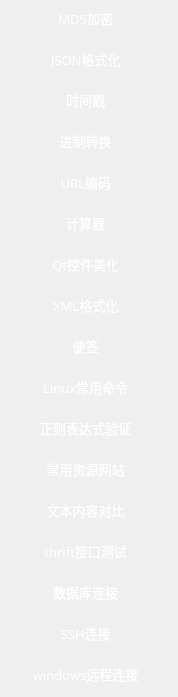
        <widget class="QWidget" name="scrollAreaWidgetContents">
         <property name="geometry">
          <rect>
           <x>0</x>
           <y>0</y>
           <width>178</width>
           <height>697</height>
          </rect>
         </property>
         <property name="cursor">
          <cursorShape>PointingHandCursor</cursorShape>
         </property>
         <property name="styleSheet">
          <string notr="true">#scrollAreaWidgetContents{
background-color: rgba(255, 255, 255, 0);
}

QToolButton {
    qproperty-iconSize: 22px 22px;
	padding-left: 0px;
	background-color: rgba(255, 255, 255, 0);
	border: none;
	border-radius:5px;
	color: rgb(255, 255, 255);
	text-align: center;
}

QToolButton::menu-indicator { 
	image: None;
}

QToolButton:hover {
	border-radius:5px;
	color: rgb(255, 255, 255);
	
	
	background-color: rgb(24, 26, 29);
	border: none;
}
 
QToolButton:checked {
	border-radius:5px;
	color: rgb(255, 255, 255);
	background-color: rgb(24, 26, 29);
	border: none;
}</string>
         </property>
         <layout class="QVBoxLayout" name="verticalLayout">
          <property name="spacing">
           <number>6</number>
          </property>
          <property name="leftMargin">
           <number>0</number>
          </property>
          <property name="topMargin">
           <number>0</number>
          </property>
          <property name="rightMargin">
           <number>10</number>
          </property>
          <property name="bottomMargin">
           <number>0</number>
          </property>
          <item>
           <widget class="QToolButton" name="toolButton_md5">
            <property name="sizePolicy">
             <sizepolicy hsizetype="MinimumExpanding" vsizetype="Fixed">
              <horstretch>0</horstretch>
              <verstretch>0</verstretch>
             </sizepolicy>
            </property>
            <property name="minimumSize">
             <size>
              <width>0</width>
              <height>35</height>
             </size>
            </property>
            <property name="maximumSize">
             <size>
              <width>16777215</width>
              <height>35</height>
             </size>
            </property>
            <property name="font">
             <font>
              <family>OPPOSans B</family>
              <pointsize>10</pointsize>
             </font>
            </property>
            <property name="styleSheet">
             <string notr="true"/>
            </property>
            <property name="text">
             <string> MD5加密</string>
            </property>
            <property name="icon">
             <iconset resource="../lib.qrc">
              <normaloff>:/lib/MD5.png</normaloff>:/lib/MD5.png</iconset>
            </property>
            <property name="iconSize">
             <size>
              <width>22</width>
              <height>22</height>
             </size>
            </property>
            <property name="toolButtonStyle">
             <enum>Qt::ToolButtonTextBesideIcon</enum>
            </property>
           </widget>
          </item>
          <item>
           <widget class="QToolButton" name="toolButton_json">
            <property name="sizePolicy">
             <sizepolicy hsizetype="Expanding" vsizetype="Fixed">
              <horstretch>0</horstretch>
              <verstretch>0</verstretch>
             </sizepolicy>
            </property>
            <property name="minimumSize">
             <size>
              <width>0</width>
              <height>35</height>
             </size>
            </property>
            <property name="maximumSize">
             <size>
              <width>16777215</width>
              <height>35</height>
             </size>
            </property>
            <property name="font">
             <font>
              <family>OPPOSans B</family>
              <pointsize>10</pointsize>
             </font>
            </property>
            <property name="styleSheet">
             <string notr="true"/>
            </property>
            <property name="text">
             <string> JSON格式化</string>
            </property>
            <property name="icon">
             <iconset resource="../lib.qrc">
              <normaloff>:/lib/json (2).png</normaloff>:/lib/json (2).png</iconset>
            </property>
            <property name="iconSize">
             <size>
              <width>22</width>
              <height>22</height>
             </size>
            </property>
            <property name="toolButtonStyle">
             <enum>Qt::ToolButtonTextBesideIcon</enum>
            </property>
           </widget>
          </item>
          <item>
           <widget class="QToolButton" name="toolButton_timestamp">
            <property name="sizePolicy">
             <sizepolicy hsizetype="MinimumExpanding" vsizetype="Fixed">
              <horstretch>0</horstretch>
              <verstretch>0</verstretch>
             </sizepolicy>
            </property>
            <property name="minimumSize">
             <size>
              <width>0</width>
              <height>35</height>
             </size>
            </property>
            <property name="maximumSize">
             <size>
              <width>16777215</width>
              <height>35</height>
             </size>
            </property>
            <property name="font">
             <font>
              <family>OPPOSans B</family>
              <pointsize>10</pointsize>
             </font>
            </property>
            <property name="styleSheet">
             <string notr="true"/>
            </property>
            <property name="text">
             <string> 时间戳</string>
            </property>
            <property name="icon">
             <iconset resource="../lib.qrc">
              <normaloff>:/lib/timestamp.png</normaloff>:/lib/timestamp.png</iconset>
            </property>
            <property name="iconSize">
             <size>
              <width>22</width>
              <height>22</height>
             </size>
            </property>
            <property name="toolButtonStyle">
             <enum>Qt::ToolButtonTextBesideIcon</enum>
            </property>
           </widget>
          </item>
          <item>
           <widget class="QToolButton" name="toolButton_conversion">
            <property name="sizePolicy">
             <sizepolicy hsizetype="MinimumExpanding" vsizetype="Fixed">
              <horstretch>0</horstretch>
              <verstretch>0</verstretch>
             </sizepolicy>
            </property>
            <property name="minimumSize">
             <size>
              <width>0</width>
              <height>35</height>
             </size>
            </property>
            <property name="maximumSize">
             <size>
              <width>16777215</width>
              <height>35</height>
             </size>
            </property>
            <property name="font">
             <font>
              <family>OPPOSans B</family>
              <pointsize>10</pointsize>
             </font>
            </property>
            <property name="styleSheet">
             <string notr="true"/>
            </property>
            <property name="text">
             <string> 进制转换</string>
            </property>
            <property name="icon">
             <iconset resource="../lib.qrc">
              <normaloff>:/lib/Binary.png</normaloff>:/lib/Binary.png</iconset>
            </property>
            <property name="iconSize">
             <size>
              <width>22</width>
              <height>22</height>
             </size>
            </property>
            <property name="toolButtonStyle">
             <enum>Qt::ToolButtonTextBesideIcon</enum>
            </property>
           </widget>
          </item>
          <item>
           <widget class="QToolButton" name="toolButton_url">
            <property name="sizePolicy">
             <sizepolicy hsizetype="MinimumExpanding" vsizetype="Fixed">
              <horstretch>0</horstretch>
              <verstretch>0</verstretch>
             </sizepolicy>
            </property>
            <property name="minimumSize">
             <size>
              <width>0</width>
              <height>35</height>
             </size>
            </property>
            <property name="maximumSize">
             <size>
              <width>16777215</width>
              <height>35</height>
             </size>
            </property>
            <property name="font">
             <font>
              <family>OPPOSans B</family>
              <pointsize>10</pointsize>
             </font>
            </property>
            <property name="styleSheet">
             <string notr="true"/>
            </property>
            <property name="text">
             <string> URL编码</string>
            </property>
            <property name="icon">
             <iconset resource="../lib.qrc">
              <normaloff>:/lib/URL.png</normaloff>:/lib/URL.png</iconset>
            </property>
            <property name="iconSize">
             <size>
              <width>22</width>
              <height>22</height>
             </size>
            </property>
            <property name="toolButtonStyle">
             <enum>Qt::ToolButtonTextBesideIcon</enum>
            </property>
           </widget>
          </item>
          <item>
           <widget class="QToolButton" name="toolButton_7">
            <property name="sizePolicy">
             <sizepolicy hsizetype="MinimumExpanding" vsizetype="Fixed">
              <horstretch>0</horstretch>
              <verstretch>0</verstretch>
             </sizepolicy>
            </property>
            <property name="minimumSize">
             <size>
              <width>0</width>
              <height>35</height>
             </size>
            </property>
            <property name="maximumSize">
             <size>
              <width>16777215</width>
              <height>35</height>
             </size>
            </property>
            <property name="font">
             <font>
              <family>OPPOSans B</family>
              <pointsize>10</pointsize>
             </font>
            </property>
            <property name="styleSheet">
             <string notr="true"/>
            </property>
            <property name="text">
             <string> 计算器</string>
            </property>
            <property name="icon">
             <iconset resource="../lib.qrc">
              <normaloff>:/lib/calculator.png</normaloff>:/lib/calculator.png</iconset>
            </property>
            <property name="iconSize">
             <size>
              <width>22</width>
              <height>22</height>
             </size>
            </property>
            <property name="toolButtonStyle">
             <enum>Qt::ToolButtonTextBesideIcon</enum>
            </property>
           </widget>
          </item>
          <item>
           <widget class="QToolButton" name="toolButton_20">
            <property name="sizePolicy">
             <sizepolicy hsizetype="MinimumExpanding" vsizetype="Fixed">
              <horstretch>0</horstretch>
              <verstretch>0</verstretch>
             </sizepolicy>
            </property>
            <property name="minimumSize">
             <size>
              <width>0</width>
              <height>35</height>
             </size>
            </property>
            <property name="maximumSize">
             <size>
              <width>16777215</width>
              <height>35</height>
             </size>
            </property>
            <property name="font">
             <font>
              <family>OPPOSans B</family>
              <pointsize>10</pointsize>
             </font>
            </property>
            <property name="styleSheet">
             <string notr="true"/>
            </property>
            <property name="text">
             <string> Qt控件美化</string>
            </property>
            <property name="icon">
             <iconset resource="../lib.qrc">
              <normaloff>:/lib/qssmaihua.png</normaloff>:/lib/qssmaihua.png</iconset>
            </property>
            <property name="iconSize">
             <size>
              <width>22</width>
              <height>22</height>
             </size>
            </property>
            <property name="toolButtonStyle">
             <enum>Qt::ToolButtonTextBesideIcon</enum>
            </property>
           </widget>
          </item>
          <item>
           <widget class="QToolButton" name="toolButton">
            <property name="sizePolicy">
             <sizepolicy hsizetype="MinimumExpanding" vsizetype="Fixed">
              <horstretch>0</horstretch>
              <verstretch>0</verstretch>
             </sizepolicy>
            </property>
            <property name="minimumSize">
             <size>
              <width>0</width>
              <height>35</height>
             </size>
            </property>
            <property name="maximumSize">
             <size>
              <width>16777215</width>
              <height>35</height>
             </size>
            </property>
            <property name="font">
             <font>
              <family>OPPOSans B</family>
              <pointsize>10</pointsize>
             </font>
            </property>
            <property name="styleSheet">
             <string notr="true"/>
            </property>
            <property name="text">
             <string> XML格式化</string>
            </property>
            <property name="icon">
             <iconset resource="../lib.qrc">
              <normaloff>:/lib/xml (2).png</normaloff>:/lib/xml (2).png</iconset>
            </property>
            <property name="iconSize">
             <size>
              <width>22</width>
              <height>22</height>
             </size>
            </property>
            <property name="toolButtonStyle">
             <enum>Qt::ToolButtonTextBesideIcon</enum>
            </property>
           </widget>
          </item>
          <item>
           <widget class="QToolButton" name="toolButton_11">
            <property name="sizePolicy">
             <sizepolicy hsizetype="MinimumExpanding" vsizetype="Fixed">
              <horstretch>0</horstretch>
              <verstretch>0</verstretch>
             </sizepolicy>
            </property>
            <property name="minimumSize">
             <size>
              <width>0</width>
              <height>35</height>
             </size>
            </property>
            <property name="maximumSize">
             <size>
              <width>16777215</width>
              <height>35</height>
             </size>
            </property>
            <property name="font">
             <font>
              <family>OPPOSans B</family>
              <pointsize>10</pointsize>
             </font>
            </property>
            <property name="styleSheet">
             <string notr="true"/>
            </property>
            <property name="text">
             <string> 便签</string>
            </property>
            <property name="icon">
             <iconset resource="../lib.qrc">
              <normaloff>:/lib/note.png</normaloff>:/lib/note.png</iconset>
            </property>
            <property name="iconSize">
             <size>
              <width>22</width>
              <height>22</height>
             </size>
            </property>
            <property name="toolButtonStyle">
             <enum>Qt::ToolButtonTextBesideIcon</enum>
            </property>
           </widget>
          </item>
          <item>
           <widget class="QToolButton" name="toolButton_21">
            <property name="sizePolicy">
             <sizepolicy hsizetype="MinimumExpanding" vsizetype="Fixed">
              <horstretch>0</horstretch>
              <verstretch>0</verstretch>
             </sizepolicy>
            </property>
            <property name="minimumSize">
             <size>
              <width>0</width>
              <height>35</height>
             </size>
            </property>
            <property name="maximumSize">
             <size>
              <width>16777215</width>
              <height>35</height>
             </size>
            </property>
            <property name="font">
             <font>
              <family>OPPOSans B</family>
              <pointsize>10</pointsize>
             </font>
            </property>
            <property name="styleSheet">
             <string notr="true"/>
            </property>
            <property name="text">
             <string> Linux常用命令</string>
            </property>
            <property name="icon">
             <iconset resource="../lib.qrc">
              <normaloff>:/lib/linux.png</normaloff>:/lib/linux.png</iconset>
            </property>
            <property name="iconSize">
             <size>
              <width>22</width>
              <height>22</height>
             </size>
            </property>
            <property name="toolButtonStyle">
             <enum>Qt::ToolButtonTextBesideIcon</enum>
            </property>
           </widget>
          </item>
          <item>
           <widget class="QToolButton" name="toolButton_15">
            <property name="sizePolicy">
             <sizepolicy hsizetype="MinimumExpanding" vsizetype="Fixed">
              <horstretch>0</horstretch>
              <verstretch>0</verstretch>
             </sizepolicy>
            </property>
            <property name="minimumSize">
             <size>
              <width>0</width>
              <height>35</height>
             </size>
            </property>
            <property name="maximumSize">
             <size>
              <width>16777215</width>
              <height>35</height>
             </size>
            </property>
            <property name="font">
             <font>
              <family>OPPOSans B</family>
              <pointsize>10</pointsize>
             </font>
            </property>
            <property name="styleSheet">
             <string notr="true"/>
            </property>
            <property name="text">
             <string> 正则表达式验证</string>
            </property>
            <property name="icon">
             <iconset resource="../lib.qrc">
              <normaloff>:/lib/regular.png</normaloff>:/lib/regular.png</iconset>
            </property>
            <property name="iconSize">
             <size>
              <width>22</width>
              <height>22</height>
             </size>
            </property>
            <property name="toolButtonStyle">
             <enum>Qt::ToolButtonTextBesideIcon</enum>
            </property>
           </widget>
          </item>
          <item>
           <widget class="QToolButton" name="toolButton_19">
            <property name="sizePolicy">
             <sizepolicy hsizetype="MinimumExpanding" vsizetype="Fixed">
              <horstretch>0</horstretch>
              <verstretch>0</verstretch>
             </sizepolicy>
            </property>
            <property name="minimumSize">
             <size>
              <width>0</width>
              <height>35</height>
             </size>
            </property>
            <property name="maximumSize">
             <size>
              <width>16777215</width>
              <height>35</height>
             </size>
            </property>
            <property name="font">
             <font>
              <family>OPPOSans B</family>
              <pointsize>10</pointsize>
             </font>
            </property>
            <property name="styleSheet">
             <string notr="true"/>
            </property>
            <property name="text">
             <string> 常用资源网站</string>
            </property>
            <property name="icon">
             <iconset resource="../lib.qrc">
              <normaloff>:/lib/regular.png</normaloff>:/lib/regular.png</iconset>
            </property>
            <property name="iconSize">
             <size>
              <width>22</width>
              <height>22</height>
             </size>
            </property>
            <property name="toolButtonStyle">
             <enum>Qt::ToolButtonTextBesideIcon</enum>
            </property>
           </widget>
          </item>
          <item>
           <widget class="QToolButton" name="toolButton_9">
            <property name="sizePolicy">
             <sizepolicy hsizetype="MinimumExpanding" vsizetype="Fixed">
              <horstretch>0</horstretch>
              <verstretch>0</verstretch>
             </sizepolicy>
            </property>
            <property name="minimumSize">
             <size>
              <width>0</width>
              <height>35</height>
             </size>
            </property>
            <property name="maximumSize">
             <size>
              <width>16777215</width>
              <height>35</height>
             </size>
            </property>
            <property name="font">
             <font>
              <family>OPPOSans B</family>
              <pointsize>10</pointsize>
             </font>
            </property>
            <property name="styleSheet">
             <string notr="true"/>
            </property>
            <property name="text">
             <string> 文本内容对比</string>
            </property>
            <property name="icon">
             <iconset resource="../lib.qrc">
              <normaloff>:/lib/XML-Local-hover.png</normaloff>:/lib/XML-Local-hover.png</iconset>
            </property>
            <property name="iconSize">
             <size>
              <width>22</width>
              <height>22</height>
             </size>
            </property>
            <property name="toolButtonStyle">
             <enum>Qt::ToolButtonTextBesideIcon</enum>
            </property>
           </widget>
          </item>
          <item>
           <widget class="QToolButton" name="toolButton_17">
            <property name="sizePolicy">
             <sizepolicy hsizetype="MinimumExpanding" vsizetype="Fixed">
              <horstretch>0</horstretch>
              <verstretch>0</verstretch>
             </sizepolicy>
            </property>
            <property name="minimumSize">
             <size>
              <width>0</width>
              <height>35</height>
             </size>
            </property>
            <property name="maximumSize">
             <size>
              <width>16777215</width>
              <height>35</height>
             </size>
            </property>
            <property name="font">
             <font>
              <family>OPPOSans B</family>
              <pointsize>10</pointsize>
             </font>
            </property>
            <property name="styleSheet">
             <string notr="true"/>
            </property>
            <property name="text">
             <string> thrift接口测试</string>
            </property>
            <property name="icon">
             <iconset resource="../lib.qrc">
              <normaloff>:/lib/Thrift5.png</normaloff>:/lib/Thrift5.png</iconset>
            </property>
            <property name="iconSize">
             <size>
              <width>22</width>
              <height>22</height>
             </size>
            </property>
            <property name="toolButtonStyle">
             <enum>Qt::ToolButtonTextBesideIcon</enum>
            </property>
           </widget>
          </item>
          <item>
           <widget class="QToolButton" name="toolButton_14">
            <property name="sizePolicy">
             <sizepolicy hsizetype="MinimumExpanding" vsizetype="Fixed">
              <horstretch>0</horstretch>
              <verstretch>0</verstretch>
             </sizepolicy>
            </property>
            <property name="minimumSize">
             <size>
              <width>0</width>
              <height>35</height>
             </size>
            </property>
            <property name="maximumSize">
             <size>
              <width>16777215</width>
              <height>35</height>
             </size>
            </property>
            <property name="font">
             <font>
              <family>OPPOSans B</family>
              <pointsize>10</pointsize>
             </font>
            </property>
            <property name="styleSheet">
             <string notr="true"/>
            </property>
            <property name="text">
             <string> 数据库连接</string>
            </property>
            <property name="icon">
             <iconset resource="../lib.qrc">
              <normaloff>:/lib/mysql.png</normaloff>:/lib/mysql.png</iconset>
            </property>
            <property name="iconSize">
             <size>
              <width>22</width>
              <height>22</height>
             </size>
            </property>
            <property name="toolButtonStyle">
             <enum>Qt::ToolButtonTextBesideIcon</enum>
            </property>
           </widget>
          </item>
          <item>
           <widget class="QToolButton" name="toolButton_18">
            <property name="sizePolicy">
             <sizepolicy hsizetype="MinimumExpanding" vsizetype="Fixed">
              <horstretch>0</horstretch>
              <verstretch>0</verstretch>
             </sizepolicy>
            </property>
            <property name="minimumSize">
             <size>
              <width>0</width>
              <height>35</height>
             </size>
            </property>
            <property name="maximumSize">
             <size>
              <width>16777215</width>
              <height>35</height>
             </size>
            </property>
            <property name="font">
             <font>
              <family>OPPOSans B</family>
              <pointsize>10</pointsize>
             </font>
            </property>
            <property name="styleSheet">
             <string notr="true"/>
            </property>
            <property name="text">
             <string> SSH连接</string>
            </property>
            <property name="icon">
             <iconset resource="../lib.qrc">
              <normaloff>:/lib/powershell.png</normaloff>:/lib/powershell.png</iconset>
            </property>
            <property name="iconSize">
             <size>
              <width>22</width>
              <height>22</height>
             </size>
            </property>
            <property name="toolButtonStyle">
             <enum>Qt::ToolButtonTextBesideIcon</enum>
            </property>
           </widget>
          </item>
          <item>
           <widget class="QToolButton" name="toolButton_8">
            <property name="sizePolicy">
             <sizepolicy hsizetype="MinimumExpanding" vsizetype="Fixed">
              <horstretch>0</horstretch>
              <verstretch>0</verstretch>
             </sizepolicy>
            </property>
            <property name="minimumSize">
             <size>
              <width>0</width>
              <height>35</height>
             </size>
            </property>
            <property name="maximumSize">
             <size>
              <width>16777215</width>
              <height>35</height>
             </size>
            </property>
            <property name="font">
             <font>
              <family>OPPOSans B</family>
              <pointsize>10</pointsize>
             </font>
            </property>
            <property name="styleSheet">
             <string notr="true"/>
            </property>
            <property name="text">
             <string> windows远程连接</string>
            </property>
            <property name="icon">
             <iconset resource="../lib.qrc">
              <normaloff>:/lib/windows.png</normaloff>:/lib/windows.png</iconset>
            </property>
            <property name="iconSize">
             <size>
              <width>22</width>
              <height>22</height>
             </size>
            </property>
            <property name="toolButtonStyle">
             <enum>Qt::ToolButtonTextBesideIcon</enum>
            </property>
           </widget>
          </item>
          <item>
           <spacer name="verticalSpacer">
            <property name="orientation">
             <enum>Qt::Vertical</enum>
            </property>
            <property name="sizeHint" stdset="0">
             <size>
              <width>20</width>
              <height>40</height>
             </size>
            </property>
           </spacer>
          </item>
         </layout>
        </widget>
